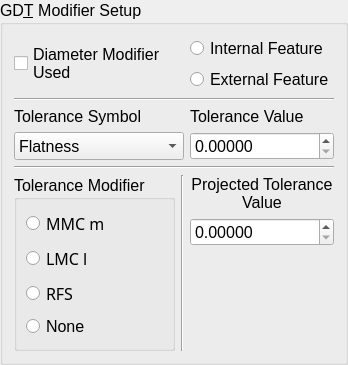
   <widget class="QGroupBox" name="groupBox_9">
    <property name="geometry">
     <rect>
      <x>330</x>
      <y>10</y>
      <width>341</width>
      <height>341</height>
     </rect>
    </property>
    <property name="font">
     <font>
      <pointsize>12</pointsize>
     </font>
    </property>
    <property name="title">
     <string>GD&amp;T Modifier Setup</string>
    </property>
    <layout class="QGridLayout" name="gridLayout_2">
     <item row="5" column="2">
      <layout class="QVBoxLayout" name="verticalLayout_12">
       <item>
        <widget class="QLabel" name="label_3">
         <property name="font">
          <font>
           <pointsize>12</pointsize>
          </font>
         </property>
         <property name="text">
          <string>Projected Tolerance
Value</string>
         </property>
         <property name="alignment">
          <set>Qt::AlignCenter</set>
         </property>
        </widget>
       </item>
       <item>
        <widget class="QDoubleSpinBox" name="PTolVal">
         <property name="sizePolicy">
          <sizepolicy hsizetype="Preferred" vsizetype="Preferred">
           <horstretch>250</horstretch>
           <verstretch>0</verstretch>
          </sizepolicy>
         </property>
         <property name="minimumSize">
          <size>
           <width>0</width>
           <height>28</height>
          </size>
         </property>
         <property name="maximumSize">
          <size>
           <width>16777215</width>
           <height>28</height>
          </size>
         </property>
         <property name="font">
          <font>
           <pointsize>12</pointsize>
          </font>
         </property>
         <property name="buttonSymbols">
          <enum>QAbstractSpinBox::UpDownArrows</enum>
         </property>
         <property name="decimals">
          <number>5</number>
         </property>
         <property name="maximum">
          <double>1000000000000.000000000000000</double>
         </property>
        </widget>
       </item>
      </layout>
     </item>
     <item row="5" column="0" rowspan="2">
      <widget class="QGroupBox" name="groupBox">
       <property name="font">
        <font>
         <pointsize>12</pointsize>
        </font>
       </property>
       <property name="title">
        <string>Tolerance Modifier</string>
       </property>
       <property name="flat">
        <bool>false</bool>
       </property>
       <property name="checkable">
        <bool>false</bool>
       </property>
       <layout class="QVBoxLayout" name="verticalLayout_3">
        <item>
         <widget class="QRadioButton" name="MMCmod">
          <property name="font">
           <font>
            <family>AIGDT</family>
           </font>
          </property>
          <property name="text">
           <string>MMC m</string>
          </property>
         </widget>
        </item>
        <item>
         <widget class="QRadioButton" name="LMCmod">
          <property name="font">
           <font>
            <family>AIGDT</family>
           </font>
          </property>
          <property name="text">
           <string>LMC l</string>
          </property>
         </widget>
        </item>
        <item>
         <widget class="QRadioButton" name="RFSmod">
          <property name="font">
           <font>
            <family>AIGDT</family>
           </font>
          </property>
          <property name="text">
           <string>RFS</string>
          </property>
         </widget>
        </item>
        <item>
         <widget class="QRadioButton" name="Nomod">
          <property name="font">
           <font>
            <family>MS Shell Dlg 2</family>
           </font>
          </property>
          <property name="text">
           <string>None</string>
          </property>
         </widget>
        </item>
       </layout>
      </widget>
     </item>
     <item row="0" column="2">
      <layout class="QVBoxLayout" name="verticalLayout_7">
       <item>
        <widget class="QRadioButton" name="radioButton_3">
         <property name="sizePolicy">
          <sizepolicy hsizetype="Preferred" vsizetype="Preferred">
           <horstretch>0</horstretch>
           <verstretch>0</verstretch>
          </sizepolicy>
         </property>
         <property name="text">
          <string>Internal Feature</string>
         </property>
        </widget>
       </item>
       <item>
        <widget class="QRadioButton" name="radioButton_4">
         <property name="sizePolicy">
          <sizepolicy hsizetype="Preferred" vsizetype="Preferred">
           <horstretch>0</horstretch>
           <verstretch>0</verstretch>
          </sizepolicy>
         </property>
         <property name="text">
          <string>External Feature</string>
         </property>
        </widget>
       </item>
      </layout>
     </item>
     <item row="4" column="0" colspan="3">
      <widget class="Line" name="line_12">
       <property name="orientation">
        <enum>Qt::Horizontal</enum>
       </property>
      </widget>
     </item>
     <item row="5" column="1" rowspan="2">
      <widget class="Line" name="line_13">
       <property name="orientation">
        <enum>Qt::Vertical</enum>
       </property>
      </widget>
     </item>
     <item row="1" column="0" colspan="3">
      <widget class="Line" name="line_11">
       <property name="orientation">
        <enum>Qt::Horizontal</enum>
       </property>
      </widget>
     </item>
     <item row="0" column="0">
      <widget class="QCheckBox" name="diaModifier">
       <property name="sizePolicy">
        <sizepolicy hsizetype="Preferred" vsizetype="Fixed">
         <horstretch>0</horstretch>
         <verstretch>0</verstretch>
        </sizepolicy>
       </property>
       <property name="font">
        <font>
         <pointsize>12</pointsize>
        </font>
       </property>
       <property name="text">
        <string>Diameter Modifier
Used</string>
       </property>
       <property name="iconSize">
        <size>
         <width>32</width>
         <height>32</height>
        </size>
       </property>
      </widget>
     </item>
     <item row="2" column="2">
      <widget class="QLabel" name="label_2">
       <property name="font">
        <font>
         <pointsize>12</pointsize>
        </font>
       </property>
       <property name="text">
        <string>Tolerance Value</string>
       </property>
       <property name="alignment">
        <set>Qt::AlignLeading|Qt::AlignLeft|Qt::AlignVCenter</set>
       </property>
      </widget>
     </item>
     <item row="3" column="2">
      <widget class="QDoubleSpinBox" name="ToleranceVal">
       <property name="sizePolicy">
        <sizepolicy hsizetype="Preferred" vsizetype="Preferred">
         <horstretch>250</horstretch>
         <verstretch>0</verstretch>
        </sizepolicy>
       </property>
       <property name="minimumSize">
        <size>
         <width>0</width>
         <height>28</height>
        </size>
       </property>
       <property name="maximumSize">
        <size>
         <width>16777215</width>
         <height>28</height>
        </size>
       </property>
       <property name="font">
        <font>
         <pointsize>12</pointsize>
        </font>
       </property>
       <property name="buttonSymbols">
        <enum>QAbstractSpinBox::UpDownArrows</enum>
       </property>
       <property name="decimals">
        <number>5</number>
       </property>
       <property name="maximum">
        <double>1000000000000.000000000000000</double>
       </property>
      </widget>
     </item>
     <item row="2" column="0">
      <widget class="QLabel" name="label">
       <property name="font">
        <font>
         <pointsize>12</pointsize>
        </font>
       </property>
       <property name="text">
        <string>Tolerance Symbol</string>
       </property>
      </widget>
     </item>
     <item row="3" column="0" colspan="2">
      <widget class="QComboBox" name="TolSymbol">
       <property name="minimumSize">
        <size>
         <width>0</width>
         <height>28</height>
        </size>
       </property>
       <property name="maximumSize">
        <size>
         <width>16777215</width>
         <height>16777215</height>
        </size>
       </property>
       <property name="font">
        <font>
         <family>Arial</family>
         <pointsize>12</pointsize>
        </font>
       </property>
       <item>
        <property name="text">
         <string>Flatness</string>
        </property>
       </item>
       <item>
        <property name="text">
         <string>Straightness</string>
        </property>
       </item>
       <item>
        <property name="text">
         <string>Circularity</string>
        </property>
       </item>
       <item>
        <property name="text">
         <string>Cylindricity</string>
        </property>
       </item>
       <item>
        <property name="text">
         <string>Angularity</string>
        </property>
       </item>
       <item>
        <property name="text">
         <string>Perpendicularity</string>
        </property>
       </item>
       <item>
        <property name="text">
         <string>Parallelism</string>
        </property>
       </item>
       <item>
        <property name="text">
         <string>Position</string>
        </property>
       </item>
       <item>
        <property name="text">
         <string>Line Profile</string>
        </property>
       </item>
       <item>
        <property name="text">
         <string>Surface Profile</string>
        </property>
       </item>
       <item>
        <property name="text">
         <string>Circular Runout</string>
        </property>
       </item>
       <item>
        <property name="text">
         <string>Total Runout</string>
        </property>
       </item>
      </widget>
     </item>
     <item row="6" column="2">
      <spacer name="verticalSpacer_4">
       <property name="orientation">
        <enum>Qt::Vertical</enum>
       </property>
       <property name="sizeHint" stdset="0">
        <size>
         <width>20</width>
         <height>82</height>
        </size>
       </property>
      </spacer>
     </item>
    </layout>
   </widget>
